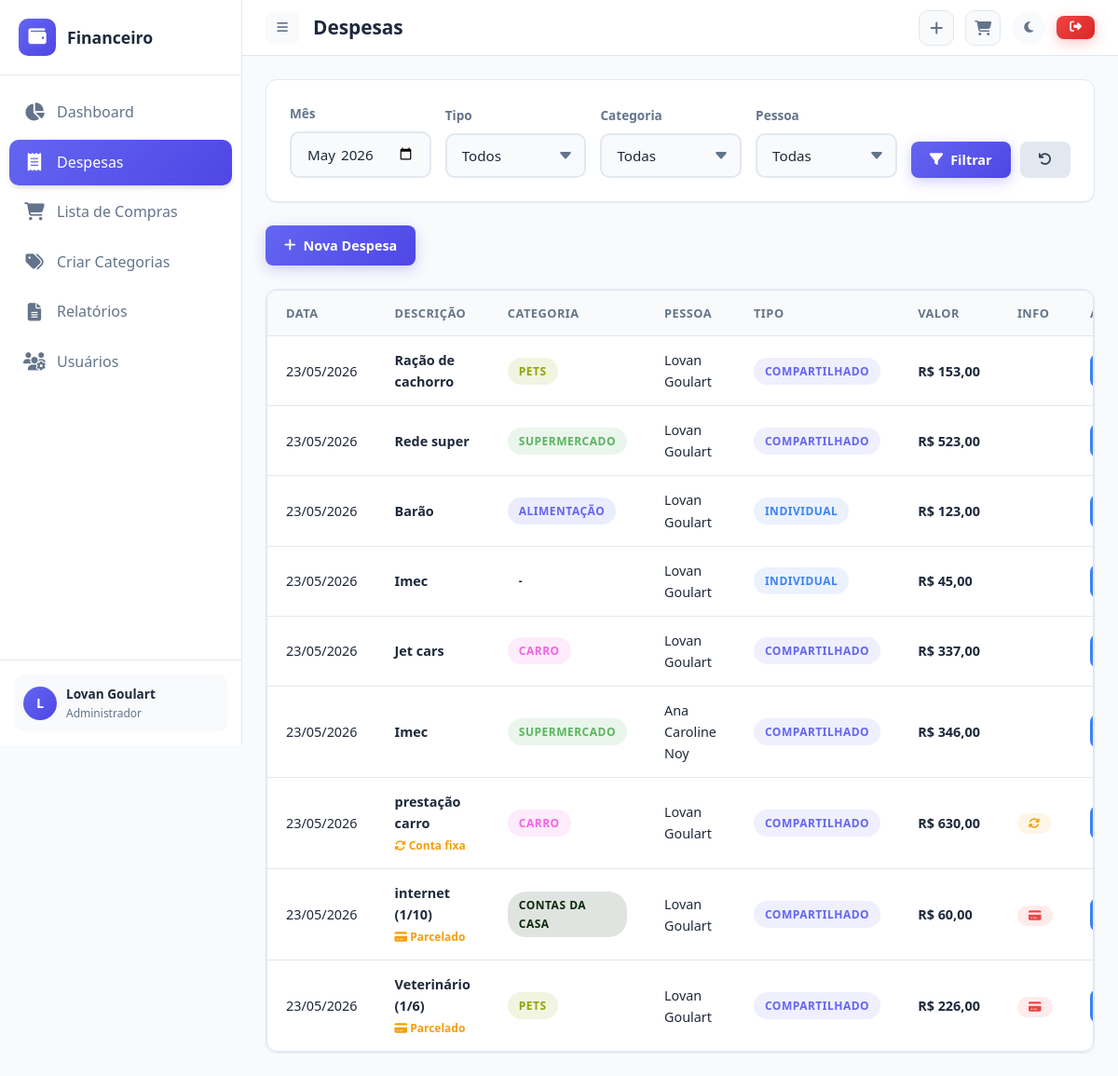
/expenses (signed in), run on the app's committed database.
### tables this page shows
CREATE TABLE users (
            id INTEGER PRIMARY KEY AUTOINCREMENT,
            username TEXT UNIQUE NOT NULL,
            name TEXT NOT NULL,
            email TEXT NOT NULL,
            password_hash TEXT NOT NULL,
            role TEXT DEFAULT 'user',
            created_at TIMESTAMP DEFAULT CURRENT_TIMESTAMP
        );

CREATE TABLE expenses (
            id INTEGER PRIMARY KEY AUTOINCREMENT,
            description TEXT NOT NULL,
            amount REAL NOT NULL,
            expense_date DATE NOT NULL,
            category_id INTEGER,
            person_id INTEGER NOT NULL,
            expense_type TEXT DEFAULT 'individual',
            is_recurring INTEGER DEFAULT 0,
            recurring_frequency TEXT,
            next_due_date DATE,
            is_installment INTEGER DEFAULT 0,
            installment_total INTEGER DEFAULT 1,
            installment_number INTEGER DEFAULT 1,
            installment_group_id TEXT,
            notes TEXT,
            created_by INTEGER,
            created_at TIMESTAMP DEFAULT CURRENT_TIMESTAMP,
            FOREIGN KEY (category_id) REFERENCES categories(id),
            FOREIGN KEY (person_id) REFERENCES users(id),
            FOREIGN KEY (created_by) REFERENCES users(id)
        );

CREATE TABLE categories (
            id INTEGER PRIMARY KEY AUTOINCREMENT,
            name TEXT NOT NULL,
            icon TEXT DEFAULT 'tag',
            color TEXT DEFAULT '#6c757d',
            family_email TEXT NOT NULL,
            created_at TIMESTAMP DEFAULT CURRENT_TIMESTAMP
        );

### app.py (the view)
@app.route('/expenses')
@login_required
@family_context
def expenses(current_user, family_email, is_admin):
    conn = get_db_connection(app.config['DATABASE'])
    member_ids = get_family_member_ids(family_email)
    filter_type = request.args.get('type', '')
    filter_category = request.args.get('category', '')
    filter_person = request.args.get('person', '')
    filter_month = request.args.get('month', datetime.now().strftime('%Y-%m'))
    year, month = map(int, filter_month.split('-'))
    all_expenses = get_all_expenses_for_month(
        conn,
        member_ids,
        year,
        month,
        include_regular=True
    )
    if filter_type:
        all_expenses = [
            e for e in all_expenses
            if e['expense_type'] == filter_type
        ]
    if filter_category:
        all_expenses = [
            e for e in all_expenses
            if str(e.get('category_id')) == filter_category
        ]
    if filter_person:
        all_expenses = [
            e for e in all_expenses
            if str(e['person_id']) == filter_person
        ]
    for expense in all_expenses:
        if not expense.get('is_generated'):
            expense['can_edit'] = True
            expense['edit_id'] = expense['id']
            expense['can_delete'] = True
            expense['delete_id'] = expense['id']
        else:
            expense['can_edit'] = True
            expense['edit_id'] = expense['original_id']
            expense['can_delete'] = True
            expense['delete_id'] = expense['original_id']
    categories = conn.execute(
        'SELECT * FROM categories WHERE family_email = ? ORDER BY name',
        (family_email,)
    ).fetchall()
    family_members = get_family_members(family_email)
    conn.close()
    return render_template(
        'expenses.html',
        current_user=current_user,
        is_admin=is_admin,
        expenses=all_expenses,
        categories=[dict(c) for c in categories],
        family_members=family_members,
        filter_type=filter_type,
        filter_category=filter_category,
        filter_person=filter_person,
        filter_month=filter_month,
        filter_month_br=format_month_br(year, month)
    )

### templates/expenses.html (shortened to what this page needs)
{% extends "base.html" %}
{% block page_title %}Despesas{% endblock %}
{% block content %}
<div class="card" style="margin-bottom: 25px;">
    <div class="card-body">
        <form method="GET" action="{{ url_for('expenses') }}" style="display: flex; flex-wrap: wrap; gap: 15px; align-items: end;">
            <div class="form-group" style="flex: 1; min-width: 150px; margin-bottom: 0;">
                <label class="form-label">Mês</label>
                <input type="month" name="month" class="form-control" value="{{ filter_month }}">
            </div>
            <div class="form-group" style="flex: 1; min-width: 150px; margin-bottom: 0;">
                <label class="form-label">Tipo</label>
                <select name="type" class="form-control">
                    <option value="">Todos</option>
                </select>
            </div>
            <div class="form-group" style="flex: 1; min-width: 150px; margin-bottom: 0;">
                <label class="form-label">Categoria</label>
                <select name="category" class="form-control">
                    <option value="">Todas</option>
                </select>
            </div>
            <div class="form-group" style="flex: 1; min-width: 150px; margin-bottom: 0;">
                <label class="form-label">Pessoa</label>
                <select name="person" class="form-control">
                    <option value="">Todas</option>
                </select>
            </div>
            <div style="display: flex; gap: 10px;">
                <button type="submit" class="btn btn-primary">
                    <i class="fas fa-filter"></i> Filtrar
                </button>
                <a href="{{ url_for('expenses') }}" class="btn btn-secondary">
                    <i class="fas fa-undo"></i>
                </a>
            </div>
        </form>
    </div>
</div>
<div style="margin-bottom: 25px;">
    <a href="{{ url_for('add_expense') }}" class="btn btn-primary">
        <i class="fas fa-plus"></i> Nova Despesa
    </a>
</div>
<div class="card">
    <div class="card-body" style="padding: 0;">
        <div class="table-container">
            <table class="data-table">
                <thead>
                    <tr>
                        <th>Data</th>
                        <th>Descrição</th>
                        <th>Categoria</th>
                        <th>Pessoa</th>
                        <th>Tipo</th>
                        <th>Valor</th>
                        <th>Info</th>
                        <th>Ações</th>
                    </tr>
                </thead>
                <tbody>
                    {% for expense in expenses %}
                    <tr>
                        <td>
                            {{ expense.expense_date_br }}
                        </td>
                        <td>
                            <strong>
                                {{ expense.description }}
                            </strong>
                            {% if expense.is_generated %}
                            <br>
                            <small style="color: var(--warning); font-weight: 600;">
                                {% if expense.generation_type == 'recorrente' %}
                                    <i class="fas fa-sync-alt"></i> Conta fixa
                                {% elif expense.generation_type == 'parcela' %}
                                    <i class="fas fa-credit-card"></i> Parcelado
                                {% endif %}
                            </small>
                            {% endif %}
                        </td>
                        <td>
                            {% if expense.category_name %}
                            <span class="badge"
                                  style="background: {{ expense.category_color }}20;
                                         color: {{ expense.category_color }};">
                                {{ expense.category_name }}
                            </span>
                            {% else %}
                            <span class="badge badge-secondary">
                                -
                            </span>
                            {% endif %}
                        </td>
                        <td>
                            {{ expense.person_name }}
                        </td>
                        <td>
                            <span class="badge
                                {% if expense.expense_type == 'compartilhado' %}
                                    badge-primary
                                {% else %}
                                    badge-info
                                {% endif %}">
                                {{ expense.expense_type|title }}
                            </span>
                        </td>
                        <td class="currency" style="font-weight: 600;">
                        </td>
                        <td>
                            {% if expense.is_recurring %}
                            <span class="badge badge-warning"
                                  title="Despesa fixa/recorrente">
                                <i class="fas fa-sync-alt"></i>
                            </span>
                            {% endif %}
                            {% if expense.is_installment %}
                            <span class="badge badge-danger"
                                  title="Parcela {{ expense.installment_number }}/{{ expense.installment_total }}">
                                <i class="fas fa-credit-card"></i>
                            </span>
                            {% endif %}
                        </td>
                        <td>
                            <div style="display: flex; gap: 5px;">
                                {% if expense.can_edit %}
                                <a href="{{ url_for('edit_expense', id=expense.edit_id) }}"
                                   class="btn btn-sm btn-icon"
                                   style="background: var(--info); color: white;"
                                   title="Editar">
                                </a>
                                {% endif %}
                            </div>
                        </td>
                    </tr>
                    {% endfor %}
                </tbody>
            </table>
        </div>
    </div>
</div>
{% endblock %}

### templates/base.html (shortened to what this page needs)
<!DOCTYPE html>
<html lang="pt-BR" data-theme="light">
<head>
    <link rel="stylesheet" href="https://cdnjs.cloudflare.com/ajax/libs/font-awesome/6.5.1/css/all.min.css">
    <link rel="stylesheet" href="{{ url_for('static', filename='css/style.css') }}">
</head>
<body>
    {% if session.user_id %}
    <div class="app-layout">
        <aside class="sidebar">
            <div class="sidebar-header">
                <div class="sidebar-logo">
                    <i class="fas fa-wallet"></i>
                </div>
                <span class="sidebar-brand">Financeiro</span>
            </div>
            <ul class="sidebar-nav">
                <li>
                    <a href="{{ url_for('dashboard') }}" class="{% if request.endpoint == 'dashboard' %}active{% endif %}">
                        <i class="fas fa-chart-pie"></i>
                        <span>Dashboard</span>
                    </a>
                </li>
                <li>
                    <a href="{{ url_for('expenses') }}" class="{% if request.endpoint in ['expenses', 'add_expense', 'edit_expense'] %}active{% endif %}">
                        <i class="fas fa-receipt"></i>
                        <span>Despesas</span>
                    </a>
                </li>
                <li>
                    <a href="{{ url_for('shopping') }}" class="{% if request.endpoint in ['shopping'] %}active{% endif %}">
                        <i class="fas fa-shopping-cart"></i>
                        <span>Lista de Compras</span>
                    </a>
                </li>
                <li>
                    <a href="{{ url_for('categories') }}" class="{% if request.endpoint in ['categories'] %}active{% endif %}">
                        <i class="fas fa-tags"></i>
                        <span>Criar Categorias</span>
                    </a>
                </li>
                <li>
                    <a href="{{ url_for('reports') }}" class="{% if request.endpoint in ['reports'] %}active{% endif %}">
                        <i class="fas fa-file-alt"></i>
                        <span>Relatórios</span>
                    </a>
                </li>
                {% if is_admin %}
                <li>
                    <a href="{{ url_for('admin_users') }}" class="{% if request.endpoint in ['admin_users'] %}active{% endif %}">
                        <i class="fas fa-users-cog"></i>
                        <span>Usuários</span>
                    </a>
                </li>
                {% endif %}
            </ul>
            <div class="sidebar-footer">
                <div class="user-info">
                    <div class="user-avatar">{{ current_user.name[0]|upper }}</div>
                    <div class="user-details">
                        <div class="user-name">{{ current_user.name }}</div>
                        <div class="user-role">{{ 'Administrador' if is_admin else 'Usuario' }}</div>
                    </div>
                </div>
            </div>
        </aside>
        <main class="main-content">
            <header class="top-header">
                <div class="header-left">
                    <button class="menu-toggle" type="button">
                        <i class="fas fa-bars"></i>
                    </button>
                    <h1 class="page-title">{% block page_title %}Dashboard{% endblock %}</h1>
                </div>
                <div class="header-right">
    <a href="{{ url_for('add_expense') }}"
       class="header-icon {% if request.endpoint in ['add_expense'] %}active{% endif %}"
       title="Adicionar despesa">
        <i class="fas fa-plus"></i>
    </a>
    <a href="{{ url_for('shopping') }}"
       class="header-icon {% if request.endpoint in ['shopping'] %}active{% endif %}"
       title="Lista de compras">
        <i class="fas fa-shopping-cart"></i>
    </a>
    <button class="theme-toggle" type="button" title="Alternar tema">
        <i class="fas fa-moon"></i>
    </button>
    <a href="{{ url_for('logout') }}" class="btn btn-sm btn-danger" title="Sair">
        <i class="fas fa-sign-out-alt"></i>
    </a>
</div>
            </header>
            <div class="content-area">
                {% block content %}{% endblock %}
            </div>
        </main>
    </div>
    {% else %}
        {% block auth_content %}{% endblock %}
    {% endif %}
</body>
</html>

### data on the page
users: name "L", name "Lovan Goulart"
expenses: expense_date_br "23/05/2026", description "Ração de cachorro", category_name "PETS", person_name "Lovan Goulart", expense_type "COMPARTILHADO"
expenses: expense_date_br "23/05/2026", description "Rede super", category_name "SUPERMERCADO", person_name "Lovan Goulart", expense_type "COMPARTILHADO"
expenses: expense_date_br "23/05/2026", description "Barão", category_name "ALIMENTAÇÃO", person_name "Lovan Goulart", expense_type "INDIVIDUAL"
expenses: expense_date_br "23/05/2026", description "Imec", person_name "Lovan Goulart", expense_type "INDIVIDUAL"
expenses: expense_date_br "23/05/2026", description "Jet cars", category_name "CARRO", person_name "Lovan Goulart", expense_type "COMPARTILHADO"
expenses: expense_date_br "23/05/2026", description "Imec", category_name "SUPERMERCADO", person_name "Ana Caroline Noy", expense_type "COMPARTILHADO"
expenses: expense_date_br "23/05/2026", description "prestação carro", shows "Conta fixa", category_name "CARRO", person_name "Lovan Goulart", expense_type "COMPARTILHADO", is_recurring 1 (drawn)
expenses: expense_date_br "23/05/2026", description "internet (1/10)", shows "Parcelado", category_name "CONTAS DA CASA", person_name "Lovan Goulart", expense_type "COMPARTILHADO"
expenses: expense_date_br "23/05/2026", description "Veterinário (1/6)", shows "Parcelado", category_name "PETS", person_name "Lovan Goulart", expense_type "COMPARTILHADO"

### other printed values
{{ 'Administrador' if is_admin else 'Usuario' }} "Administrador"
